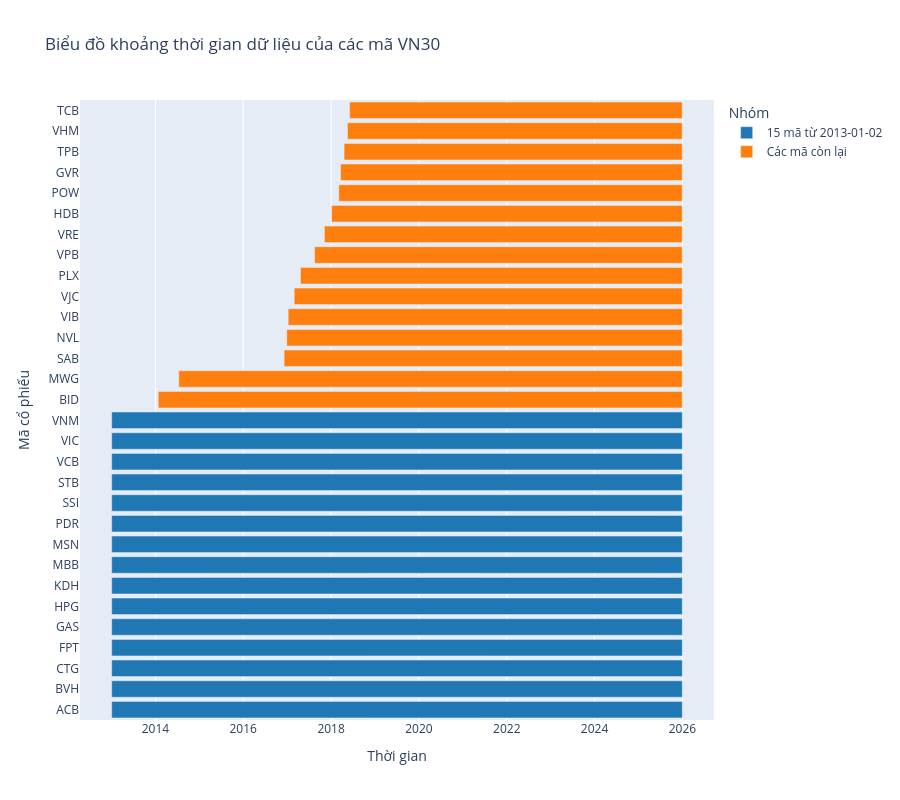

Notebook cell for this chart:
### Markdown cell above
### Biểu đồ Timeline trực quan
Sử dụng thư viện Plotly Express để trực quan hóa khoảng thời gian dữ liệu.

### Code cell
# Vẽ biểu đồ timeline trực quan
fig = px.timeline(summary_df, 
                  x_start="Start Date", 
                  x_end="End Date", 
                  y="Symbol", 
                  color="Nhóm",
                  title="Biểu đồ khoảng thời gian dữ liệu của các mã VN30",
                  category_orders={"Symbol": summary_df["Symbol"].tolist()},
                  color_discrete_map={"15 mã từ 2013-01-02": "#1f77b4", "Các mã còn lại": "#ff7f0e"},
                  height=800)

fig.update_yaxes(autorange="reversed")
fig.update_layout(
    xaxis_title="Thời gian",
    yaxis_title="Mã cổ phiếu",
    font=dict(size=12)
)

fig.show()

### Figure 1 — Plotly figure (JSON) as saved in the notebook; plotly's stock layout.template omitted (floating-point values rounded to 4 significant figures)
{"data": [{"base": ["2013-01-02T00:00:00.000000000", "2013-01-02T00:00:00.000000000", "2013-01-02T00:00:00.000000000", "2013-01-02T00:00:00.000000000", "2013-01-02T00:00:00.000000000", "2013-01-02T00:00:00.000000000", "2013-01-02T00:00:00.000000000", "2013-01-02T00:00:00.000000000", "2013-01-02T00:00:00.000000000", "2013-01-02T00:00:00.000000000", "2013-01-02T00:00:00.000000000", "2013-01-02T00:00:00.000000000", "2013-01-02T00:00:00.000000000", "2013-01-02T00:00:00.000000000", "2013-01-02T00:00:00.000000000"], "hovertemplate": "Nhóm=15 mã từ 2013-01-02<br>Start Date=%{base}<br>End Date=%{x}<br>Symbol=%{y}<extra></extra>", "legendgroup": "15 mã từ 2013-01-02", "marker": {"color": "#1f77b4", "pattern": {"shape": ""}}, "name": "15 mã từ 2013-01-02", "orientation": "h", "showlegend": true, "textposition": "auto", "type": "bar", "x": [410054400000, 410054400000, 410054400000, 410054400000, 410054400000, 410054400000, 410054400000, 410054400000, 410054400000, 410054400000, 410054400000, 410054400000, 410054400000, 410054400000, 410054400000], "xaxis": "x", "y": ["ACB", "BVH", "CTG", "FPT", "GAS", "HPG", "KDH", "MBB", "MSN", "PDR", "SSI", "STB", "VCB", "VIC", "VNM"], "yaxis": "y"}, {"base": ["2014-01-24T00:00:00.000000000", "2014-07-14T00:00:00.000000000", "2016-12-06T00:00:00.000000000", "2016-12-28T00:00:00.000000000", "2017-01-09T00:00:00.000000000", "2017-02-28T00:00:00.000000000", "2017-04-21T00:00:00.000000000", "2017-08-17T00:00:00.000000000", "2017-11-06T00:00:00.000000000", "2018-01-05T00:00:00.000000000", "2018-03-06T00:00:00.000000000", "2018-03-21T00:00:00.000000000", "2018-04-19T00:00:00.000000000", "2018-05-17T00:00:00.000000000", "2018-06-04T00:00:00.000000000"], "hovertemplate": "Nhóm=Các mã còn lại<br>Start Date=%{base}<br>End Date=%{x}<br>Symbol=%{y}<extra></extra>", "legendgroup": "Các mã còn lại", "marker": {"color": "#ff7f0e", "pattern": {"shape": ""}}, "name": "Các mã còn lại", "orientation": "h", "showlegend": true, "textposition": "auto", "type": "bar", "x": [376617600000, 361843200000, 286156800000, 284256000000, 283219200000, 278899200000, 274406400000, 264211200000, 257212800000, 252028800000, 246844800000, 245548800000, 243043200000, 240624000000, 239068800000], "xaxis": "x", "y": ["BID", "MWG", "SAB", "NVL", "VIB", "VJC", "PLX", "VPB", "VRE", "HDB", "POW", "GVR", "TPB", "VHM", "TCB"], "yaxis": "y"}], "layout": {"barmode": "overlay", "font": {"size": 12}, "height": 800, "legend": {"title": {"text": "Nhóm"}, "tracegroupgap": 0}, "title": {"text": "Biểu đồ khoảng thời gian dữ liệu của các mã VN30"}, "xaxis": {"anchor": "y", "domain": [0, 1], "title": {"text": "Thời gian"}, "type": "date"}, "yaxis": {"anchor": "x", "autorange": "reversed", "categoryarray": ["TCB", "VHM", "TPB", "GVR", "POW", "HDB", "VRE", "VPB", "PLX", "VJC", "VIB", "NVL", "SAB", "MWG", "BID", "VNM", "VIC", "VCB", "STB", "SSI", "PDR", "MSN", "MBB", "KDH", "HPG", "GAS", "FPT", "CTG", "BVH", "ACB"], "categoryorder": "array", "domain": [0, 1], "title": {"text": "Mã cổ phiếu"}}}}
